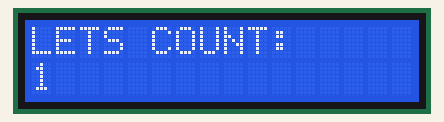
Recording of a sketch running on a simulated Arduino Uno, built with avr-gcc and run on an emulated ATmega328P. On the bench: 16×2 character LCD.

Above: at 0.1 s.
At 1.1 s:
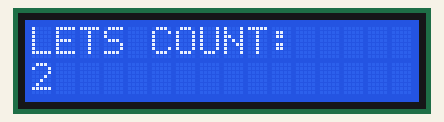
At 2.1 s:
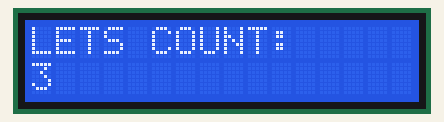
At 4.1 s:
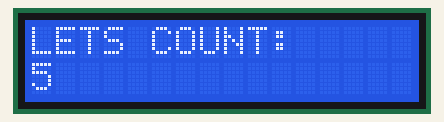
At 6.1 s:
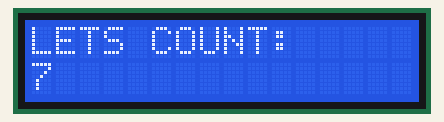
At 8.1 s:
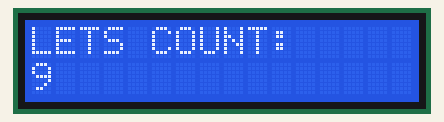

Measured:
- by itself, everything shown: repeats every 9.0 s, in 10 steps
- what the display in image 1 shows lasts 1.0 s, from 1.1 s to 2.1 s

The sketch:

LCD_1602_Display.ino
```cpp
# include <LiquidCrystal.h>

int rs = 7;
int en = 6;
int d4 = 9;
int d5 = 10;
int d6 = 11;
int d7 =12;

int dt = 1000;
LiquidCrystal lcd (rs, en, d4, d5, d6, d7);


void setup() {
  // put your setup code here, to run once:
lcd.begin(16,2);

}

void loop() {
  // put your main code here, to run repeatedly:
lcd.setCursor(0,0);
lcd.print("LETS COUNT: ");

for (int j =1; j<10; j++){
  lcd.setCursor(0,1);
  lcd.print(j);
  //;
  delay(dt);
  }

lcd.clear();

}
```
